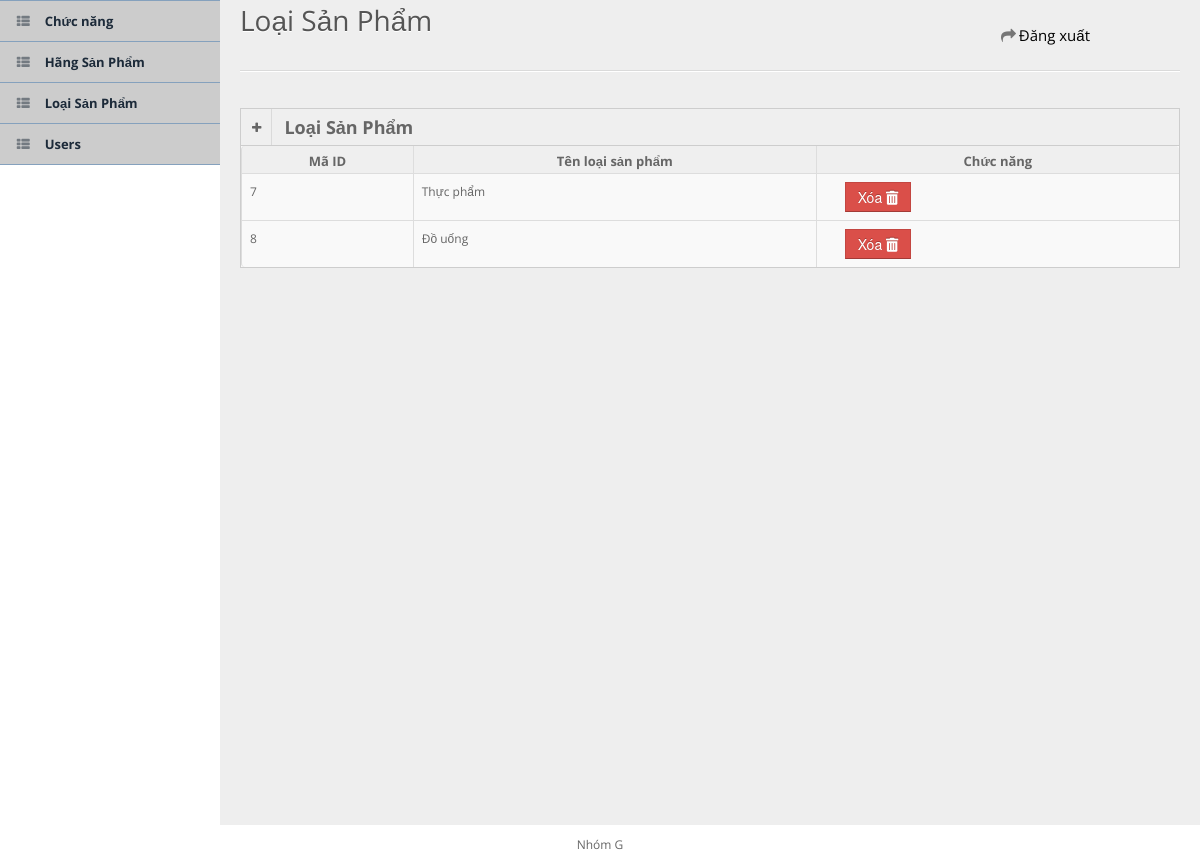
The app's page /admin/protypes.php (signed in) with its own data.
### tables this page shows
CREATE TABLE `protypes` (
  `type_id` int(11) NOT NULL,
  `type_name` varchar(100) NOT NULL
);

### admin/models/db.php (called while the page is built, shortened)
<?php
class Db
{
    public static $connection;
    public function __construct()
    {
        if (!self::$connection) {
            self::$connection = new mysqli(DB_HOST, DB_USER, DB_PASSWORD, DB_NAME, PORT);
            self::$connection->set_charset(DB_CHARSET);
        }
        return self::$connection;
    }
}

### admin/models/protype.php (called while the page is built, shortened)
<?php
class Protype extends Db
{
    function getAllProtype()
    {
        $sql = self::$connection->prepare("SELECT * FROM protypes");
        $sql->execute();
        $items = $sql->get_result()->fetch_all(MYSQLI_ASSOC);
        return $items;
    }
}
?>

### admin/protypes.php (the view, shortened to what this page needs)
<!DOCTYPE html>
<html lang="en">
<?php require "./form/head.php"; ?>
<?php
$total = count($protype->getAllProtype());
?>
<body>
    <?php require "./form/topHeaderMenu.php"; ?>
    <?php require "./form/sidebarMenu.php"; ?>
    <div id="content">
        <div id="content-header">
            <h1>Loại Sản Phẩm</h1>
        </div>
        <div class="container-fluid">
            <hr>
            <div class="row-fluid">
                <div class="span12">
                    <div class="widget-box">
                        <div class="widget-title">
                            <span class="icon">
                                <a href="form.php?value=protype">
                                    <i class="icon-plus"></i>
                                </a>
                            </span>
                            <h5>Loại Sản Phẩm</h5>
                        </div>
                        <div class="widget-content nopadding">
                            <table class="table table-bordered table-striped">
                                <thead>
                                    <tr>
                                        <th>Mã ID</th>
                                        <th>Tên loại sản phẩm</th>
                                        <th>Chức năng</th>
                                    </tr>
                                </thead>
                                <tbody>
                                    <?php foreach ($protype->getAllProtype() as $value) { ?>
                                        <tr class="">
                                            <td><?php echo $value['type_id'] ?></td>
                                            <td><?php echo $value['type_name'] ?></td>
                                            <td>
                                                <button type="button" class="btn btn-danger" onclick="deleteProId(<?= $value['type_id'] ?>)" data-toggle="modal" data-target="#delete" style="margin: 0 20px 0 20px">
                                                    Xóa <i class="fas fa-trash-alt"></i>
                                                </button>
                                            </td>
                                        </tr>
                                    <?php } ?>
                                </tbody>
                            </table>
                        </div>
                    </div>
                </div>
            </div>
        </div>
    </div>
    <?php require "./form/footer_part.php"; ?>
</body>
</html>

### admin/css/style.css (style rules this page uses)
* { outline: none !important; -moz-outline: none !important; }
html, body { height: 100% }
body { overflow-x: hidden; margin-top: -10px; font-family: 'Open Sans', sans-serif; font-size: 12px; color: #666; }
a { color: #666; }
select, textarea, input[type="text"], input[type="password"], input[type="datetime"], input[type="datetime-local"], input[type="date"], input[type="month"], input[type="time"], input[type="week"], input[type="number"], input[type="email"], input[type="url"], input[type="search"], input[type="tel"], input[type="color"], .uneditable-input, .label, .dropdown-menu, .btn, .well, .progress, .table-bordered, .btn-group>.btn:first-child, .btn-group>.btn:last-child, .btn-group>.btn:last-child, .btn-group>.dropdown-toggle, .alert { border-radius: 0px; }
.btn, textarea, input[type="text"], input[type="password"], input[type="datetime"], input[type="datetime-local"], input[type="date"], input[type="month"], input[type="time"], input[type="week"], input[type="number"], input[type="email"], input[type="url"], input[type="search"], input[type="tel"], input[type="color"], .uneditable-input { box-shadow: none; }
.progress, .progress-success .bar, .progress .bar-success, .progress-warning .bar, .progress .bar-warning, .progress-danger .bar, .progress .bar-danger, .progress-info .bar, .progress .bar-info, .btn, .btn-primary { background-image: none; }
hr { border-top-color: #dadada; }
#content { background: none repeat scroll 0 0 #eeeeee; margin-left: 220px; margin-right: 0; padding-bottom: 25px; position: relative; min-height: 100%; width: auto; }
#content-header { position: abslute; width: 100%; margin-top: -20px; z-index: 20; }
#content-header h1 { color: #555555; font-size: 28px; font-weight: normal; float: none; text-shadow: 0 1px 0 #ffffff; margin-left: 20px; position: relative; }
#content-header h1, #content-header .btn-group { margin-top: 20px; }
.widget-box { background: none repeat scroll 0 0 #F9F9F9; border-left: 1px solid #CDCDCD; border-top: 1px solid #CDCDCD; border-right: 1px solid #CDCDCD; clear: both; margin-top: 16px; margin-bottom: 16px; position: relative; }
.widget-title, .modal-header, .table th, div.dataTables_wrapper .ui-widget-header { background: #efefef; border-bottom: 1px solid #CDCDCD; height: 36px; }
.widget-title span.icon { padding: 9px 10px 7px 11px; float: left; border-right: 1px solid #dadada; }
.widget-title h5 { color: #666; float: left; font-size: 18px; font-weight: bold; padding: 12px; line-height: 12px; margin: 0; }
.widget-content { padding: 15px; border-bottom: 1px solid #cdcdcd; }
.table th { height: auto; font-size: 13px; padding: 5px 10px 2px; border-bottom: 0; text-align: center; color: #666666; }
.nopadding { padding: 0 !important; }
.nopadding .table { margin-bottom: 0; }
.nopadding .table-bordered { border: 0; }

### admin/css/media.css (style rules this page uses)
body { background:#fff; }

### records on screen
protypes: type_id "7", type_name "Thực phẩm"
protypes: type_id "8", type_name "Đồ uống"
